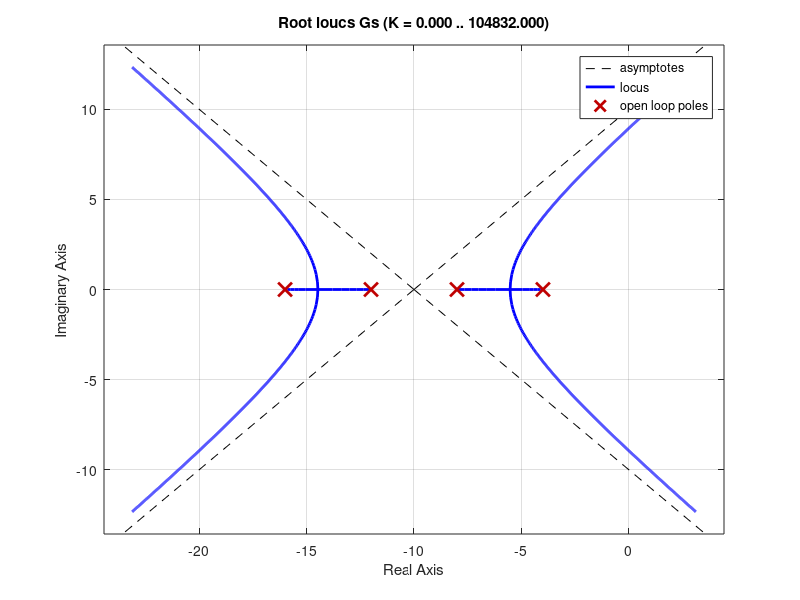

Here is the MATLAB script that generated this plot: (Note: this script raises an error after producing the figure.)
%% ECE411 Root Locus 1
clc
s=tf('s');
Gs=1/((s+4)*(s+8)*(s+12)*(s+16));

figure(1);clf;
rlocus(Gs,'-')
hold on;
rlocus(-Gs,'--')

% Add bubbles at breakaway points
plot(-14.47, 0, 'md')
plot(-10, 0, 'md')
plot(-5.5, 0, 'md')

% Update title and labels
title('Complete Root Locus for $G(s)=\frac{1}{(s+4)(s+8)(s+12)(s+16)}$','Interpreter','latex')
legend('Root Locus', 'Complementary Root Locus')
findall(gcf,'String','Imaginary Axis (seconds^{-1})');
axIm = findall(gcf,'String','Imaginary Axis (seconds^{-1})');
axRe = findall(gcf,'String','Real Axis (seconds^{-1})');
set(axIm,'String','Imaginary Axis');
set(axRe,'String','Real Axis');

% Add some arrows indicating k values
x1 = 0;
y1 = 8.94;
txt1 = '\leftarrow k_{crit} = 32256, j\omega=8.94';
text(x1,y1,txt1)
x1 = -.1;
y1 = -.5;
txt1 = '\uparrow k_{crit} = -6144, j\omega=0';
text(x1,y1,txt1)
x1 = 0;
y1 = -8.94;
txt1 = '\leftarrow k_{crit} = 32256, j\omega=-8.94';
text(x1,y1,txt1)


x1 = -35;
y1 = ylim; y1=y1(2)-.5;
text(x1,y1,'$\nwarrow$ k = $\infty$','Interpreter','latex')
x1 = -34.5;
y1 = ylim; y1=y1(1)+.8;
text(x1,y1,'$\swarrow$ k = $\infty$','Interpreter','latex')
x1 = 15;
y1 = ylim; y1=y1(2)-.5;
text(x1,y1,'$\nearrow$ k = $\infty$','Interpreter','latex')
x1 = 14.5;
y1 = ylim; y1=y1(1)+.8;
text(x1,y1,'$\searrow$ k = $\infty$','Interpreter','latex')
x1 = -10;
y1 = ylim; y1=y1(2)-.5;
txt1 = '\uparrow k = \infty';
text(x1,y1,txt1)
x1 = -10;
y1 = ylim; y1=y1(1)+.8;
txt1 = '\downarrow k = -\infty';
text(x1,y1,txt1)
x1 = xlim; x1=x1(1);
y1 = -.2;
txt1 = '\leftarrow k = -\infty';
text(x1,y1,txt1)
x1 = xlim; x1=x1(2)-5;
y1 = -.2;
txt1 = 'k = -\infty \rightarrow ';
text(x1,y1,txt1)